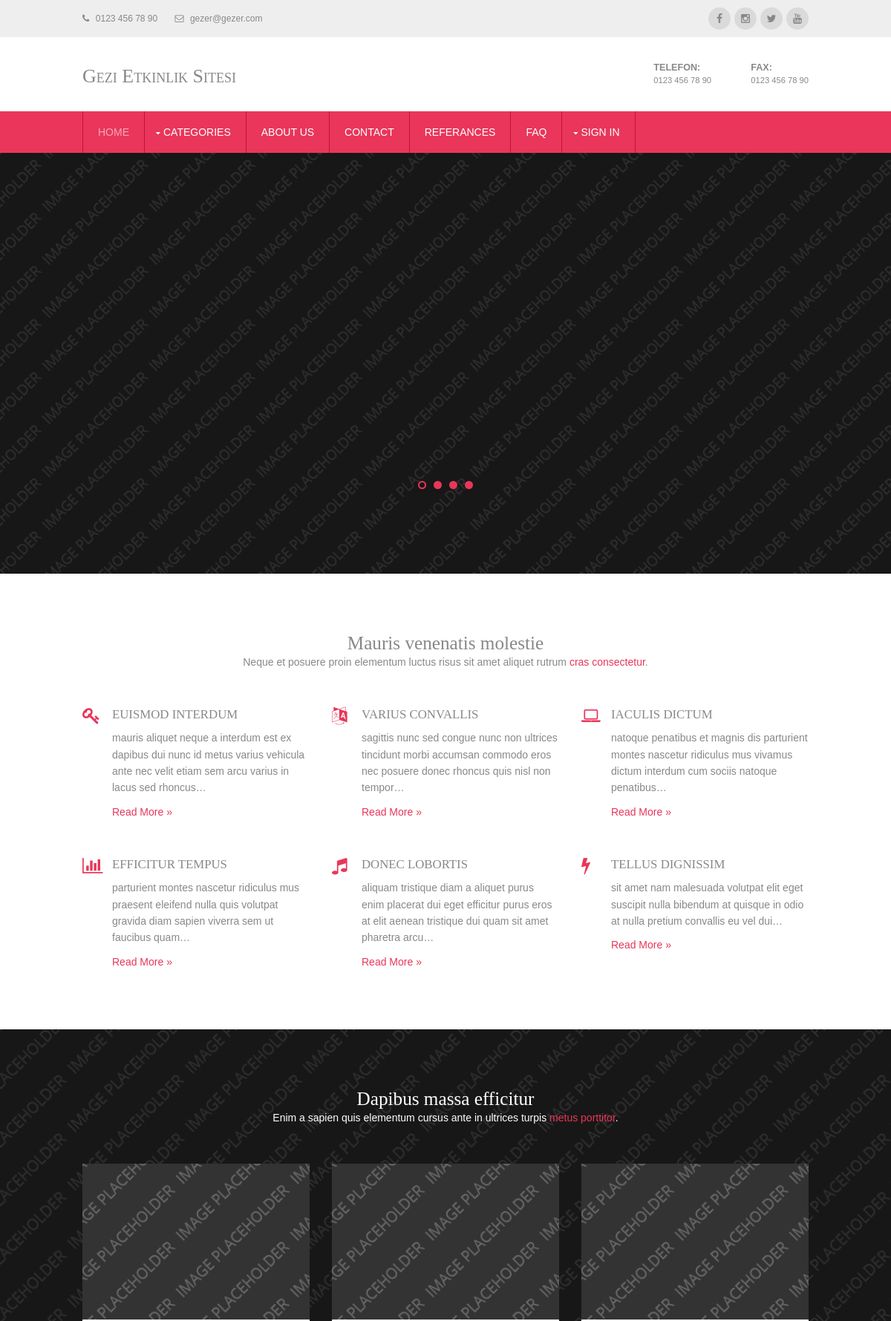
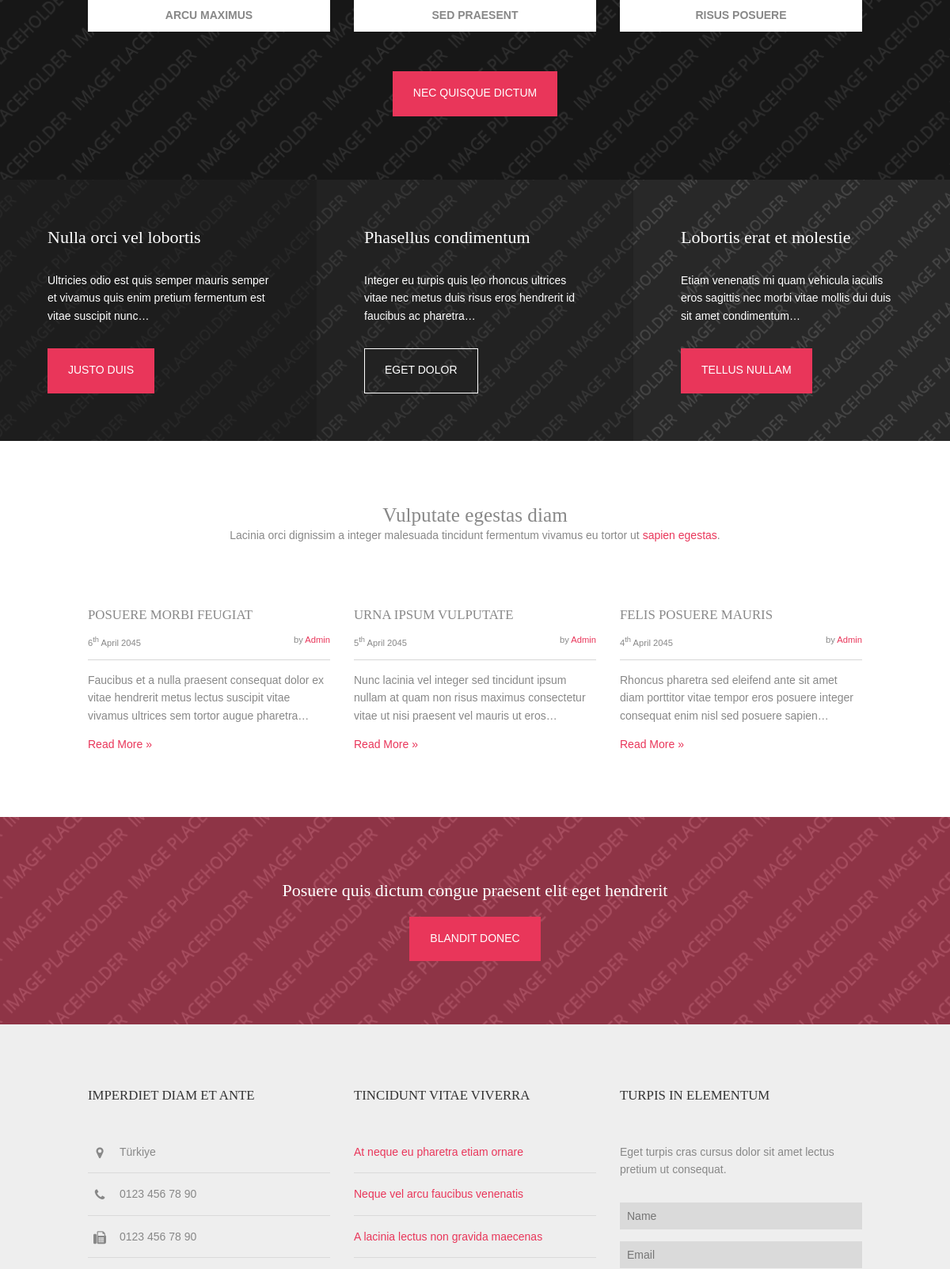
The page / (upper part) on the database its author committed (2 pictures, top to bottom).
### home/models.py (models this page shows, shortened)
class Setting(models.Model):
    STATUS = (
        ('True', 'True'),
        ('False', 'False'),
    )
    title = models.CharField(max_length=150)
    keywords = models.CharField(max_length=255)
    description = models.CharField(max_length=255)
    company = models.CharField(max_length=50)
    address = models.CharField(blank=True, max_length=100)
    phone = models.CharField(blank=True, max_length=15)
    fax = models.CharField(blank=True, max_length=15)
    email = models.CharField(blank=True, max_length=50)
    smtpserver = models.CharField(blank=True, max_length=50)
    smtpemail = models.CharField(blank=True, max_length=50)
    smtppassword = models.CharField(blank=True, max_length=10)
    smtpport = models.CharField(blank=True, max_length=5)
    icon = models.ImageField(blank=True, upload_to='images/')
    facebook = models.CharField(blank=True, max_length=50)
    instagram = models.CharField(blank=True, max_length=50)
    twitter = models.CharField(blank=True, max_length=50)
    youtube = models.CharField(blank=True, max_length=50)
    aboutus = RichTextUploadingField(blank=True)
    contact = RichTextUploadingField(blank=True)
    references = RichTextUploadingField(blank=True)
    status = models.CharField(max_length=10, choices=STATUS)
    create_at = models.DateTimeField(auto_now_add=True)
    update_at = models.DateTimeField(auto_now=True)

### home/views.py (the view)
# urls.py: path('', views.index, name='index'),
def index(request):
    setting = Setting.objects.get(pk=1)
    advanture_slider = Advanture.objects.filter(status=True).order_by('-id')[:4]  # last 4
    category = Category.objects.filter(status=True).all()
    advantures_picked = Advanture.objects.all().order_by('?')[:4]  # Random selected 4
    context = {'setting': setting,
               'sliderdata': advanture_slider,
               'advantures_picked': advantures_picked,
               'category': category}
    return render(request, "index.html", context)
    """aşağıdaki kısım direk bir içerik döndürmek için yukarıdaki kısım ise
     bir html view döndürmek için """

### advanture/models.py (called while the page is built)
    def __str__(self):  # __str__ method elaborated later in
        full_path = [self.title]  # post.  use __unicode__ in place of
        k = self.parent
        while k is not None:
            full_path.append(k.title)
            k = k.parent
        return ' / '.join(full_path[::-1])

### home/templates/index.html (shortened to what this page needs)
{% extends 'home_index.html' %}
{% block slider %} {% include 'slider.html' %} {% endblock %}
{% block body %} {% include 'content.html' %}  {% endblock %}

### home/templates/header.html (shortened to what this page needs)
{%  load static %}
<div class="wrapper row0">
  <div id="topbar" class="hoc clear">
    <div class="fl_left">
      <ul class="nospace inline pushright">
        <li><i class="fa fa-phone"></i> {{ setting.phone }}</li>
        <li><i class="fa fa-envelope-o"></i> {{ setting.email }}</li>
      </ul>
    </div>
    <div class="fl_right">
      <ul class="faico clear">
        <li><a class="faicon-facebook" href="{{ setting.facebook }}"><i class="fa fa-facebook"></i></a></li>
        <li><a class="faicon-instagram" href="{{ setting.instagram }}"><i class="fa fa-instagram"></i></a></li>
        <li><a class="faicon-twitter" href="{{ setting.twitter }}"><i class="fa fa-twitter"></i></a></li>
        <li><a class="faicon-youtube" href="{{ setting.youtube }}"><i class="fa fa-youtube"></i></a></li>
      </ul>
    </div>
  </div>
</div>
<div class="wrapper row1">
  <header id="header" class="hoc clear">
    <div id="logo" class="fl_left">
      <h1><a href="/">{{ setting.title }}</a></h1>
    </div>
    <div id="quickinfo" class="fl_right">
      <ul class="nospace inline">
        <li><strong>Telefon:</strong><br>
          {{ setting.phone }}</li>
        <li><strong>Fax:</strong><br>
          {{ setting.fax }}</li>
      </ul>
    </div>
  </header>
</div>
<div class="wrapper row2">
  <nav id="mainav" class="hoc clear">
    <ul class="clear">
      <li class="active"><a href="/">Home</a></li>
        <li>
              <a class="drop" href="#">CATEGORIES</a>
                  {% load mptt_tags %}
            </li>
<li><a href="/aboutus">ABOUT US</a></li>
            <li><a href="/contact">CONTACT</a></li>
           <li><a href="/referances">REFERANCES</a></li>
              <li><a href="/fag">FAQ</a></li>
    {% if user.id is not None %}
              <li class="dropdown">
                <a class="dropdown-toggle" data-toggle="dropdown" href="blog-archive.html">{{ user.username }} <span class="caret"></span></a>
                    <ul class="dropdown-menu" role="menu">
                        <li><a href="/user">My Acoount</a></li>
                        <li><a href="/user">User Profile</a></li>
                        <li><a href="/user/user_advantures">My Advantures</a></li>
                        <li><a href="/user/comments">My Comments</a></li>
                        <li><a href="/logout">Logout</a></li>
                    </ul>
              </li>
    {% else %}
              <li><a class="drop" href="#">Sign In</a>
              </li>
    {% endif %}
    </ul>
  </nav>
</div>

### home/templates/slider.html (shortened to what this page needs)
{%  load static %}
<div class="wrapper bgded overlay" style="background-image:url('/static/images/demo/backgrounds/01.png');">
  <div id="pageintro" class="hoc clear">
    <div class="flexslider basicslider">
      <ul class="slides">
          {% for slide in sliderdata %}
        <li>
          <article class="group">
            <div class="one_half first">
            </div>
            <div class="one_half"><a href="/advanture/{{ slide.id }}/{{ slide.slug }}"><img src="{{ slide.image.url }}" alt=""></a></div>
          </article>
        </li>
          {% endfor %}
      </ul>
    </div>
  </div>
</div>

### home/templates/footer.html (shortened to what this page needs)
{%  load static %}
<div class="wrapper row4">
  <footer id="footer" class="hoc clear">
    <div class="one_third first">
      <h6 class="title">Imperdiet diam et ante</h6>
      <ul class="nospace linklist contact">
        <li><i class="fa fa-map-marker"></i>
          <address>
          {{ setting.address }}
          </address>
        </li>
        <li><i class="fa fa-phone"></i> {{ setting.phone }}</li>
        <li><i class="fa fa-fax"></i> {{ setting.fax }}</li>
      </ul>
    </div>
    <div class="one_third">
      <h6 class="title">Tincidunt vitae viverra</h6>
      <ul class="nospace linklist">
        <li><a href="#">At neque eu pharetra etiam ornare</a></li>
        <li><a href="#">Neque vel arcu faucibus venenatis</a></li>
        <li><a href="#">A lacinia lectus non gravida maecenas</a></li>
      </ul>
    </div>
    <div class="one_third">
      <h6 class="title">Turpis in elementum</h6>
      <p class="btmspace-30">Eget turpis cras cursus dolor sit amet lectus pretium ut consequat.</p>
      <form method="post" action="#">
        <fieldset>
          <input class="btmspace-15" type="text" value="" placeholder="Name">
          <input class="btmspace-15" type="text" value="" placeholder="Email">
        </fieldset>
      </form>
    </div>
  </footer>
</div>

### home/static/layout/styles/layout.css (style rules this page uses)
#topbar { padding:10px 0; font-size:12px; }
#topbar .fl_left { margin-top:4px; }
#topbar .fl_left .inline > li i { margin:0 5px 0 0; line-height:normal; }
#header { padding:30px 0; }
#header #logo { margin-top:8px; font-variant:small-caps; }
#header #logo h1 { margin:0; padding:0; font-size:26px; }
#header #quickinfo { font-size:.8rem; text-transform:uppercase; }
#header #quickinfo li { margin-right:50px; }
#header #quickinfo li:last-child { margin-right:0; }
#header #quickinfo strong { display:block; margin:0 0 -5px 0; padding:0; font-size:.9rem; }
#pageintro { padding:150px 0; }
#footer { padding:80px 0; }
#footer .title { margin:0 0 50px 0; padding:0; font-size:1.2rem; text-transform:uppercase; }
#footer .linklist li { display:block; margin-bottom:15px; padding:0 0 15px 0; border-bottom:1px solid; }
#footer .linklist li::before, #footer .linklist li::after { display:table; content:""; }
#footer .linklist li, #footer .linklist li::after { clear:both; }
#footer .contact.linklist li, #footer .contact.linklist li:last-child { position:relative; padding-left:40px; }
#footer .contact li * { margin:0; padding:0; line-height:1.6; }
#footer .contact li i { display:block; position:absolute; top:0; left:0; width:30px; font-size:16px; text-align:center; }
#footer input, #footer button { border:1px solid; }
#footer input { display:block; width:100%; padding:8px; }
*, *::before, *::after { transition:all .3s ease-in-out; }
nav ul, nav ol { margin:0; padding:0; list-style:none; }
#mainav, #breadcrumb, .sidebar nav { line-height:normal; }
#mainav .drop::after, #mainav li li .drop::after, #breadcrumb li a::after, .sidebar nav a::after { position:absolute; font-family:"FontAwesome"; font-size:10px; line-height:10px; }
#mainav li { display:block; position:relative; float:left; margin:0; padding:0; text-transform:uppercase; }
#mainav li:last-child { margin-right:0; }
#mainav ul.clear { border:solid; border-width:0 0 0 1px; }
#mainav li a { display:block; padding:20px; border:solid; border-width:0 1px 0 0; border-collapse:collapse; }
#mainav .drop { padding-left:25px; }
#mainav .drop:after, #mainav li li .drop:after { content:"\f0d7"; }
#mainav .drop:after { top:25px; left:15px; }
.faico { margin:0; padding:0; list-style:none; }
.faico li { display:inline-block; float:left; margin:0 5px 0 0; padding:0; line-height:normal; }
.faico li:last-child { margin-right:0; }
.faico a { display:block; width:30px; height:30px; line-height:30px; font-size:14px; text-align:center; border-radius:50%; }
.faico a { color:inherit; background-color:#DADADA; }
body { color:#888888; background-color:#EEEEEE; }
a { color:#E9365A; }
.overlay { color:#FFFFFF; background-color:inherit; }
.overlay::after { color:inherit; background-color:rgba(0,0,0,.55); }
.row0 { color:#888888; background-color:#EEEEEE; }
.row1 { color:#888888; background-color:#FFFFFF; }
.row2 { color:#FFFFFF; background-color:#E9365A; }
.row4 { color:#888888; background-color:#EEEEEE; }
#header #logo * { color:inherit; }
#footer .title { color:#333333; }
#footer .linklist li { border-color:#DADADA; }
#footer input, #footer button { border-color:transparent; }
#footer input { color:#333333; background-color:#DADADA; }
#mainav ul.clear, #mainav li a { border-color:#C21437; }
#mainav li a { color:inherit; background-color:inherit; }
#mainav .active a, #mainav a:hover, #mainav li:hover > a { color:#F5A9B8; background-color:inherit; }
@media screen and (min-width:978px) { .hoc { max-width:978px; } }

### home/static/layout/styles/custom.flexslider.css (style rules this page uses)
.slides, .slides > li, .flex-control-nav, .flex-direction-nav { margin:0; padding:0; list-style:none; }
.flexslider { display:block; position:relative; margin:0; padding:0; }
.flexslider .slides { display:block; width:100%; overflow:hidden; }
.flexslider .slides > li { display:none; -webkit-backface-visibility:hidden; }
.slides::before, .slides::after { display:table; content:""; }
.slides, .slides::after { clear:both; }

### rows shown on the page
Setting: phone "0123 456 78 90", email "gezer@gezer.com", title "Gezi Etkinlik Sitesi", fax "0123 456 78 90", address "Türkiye"
